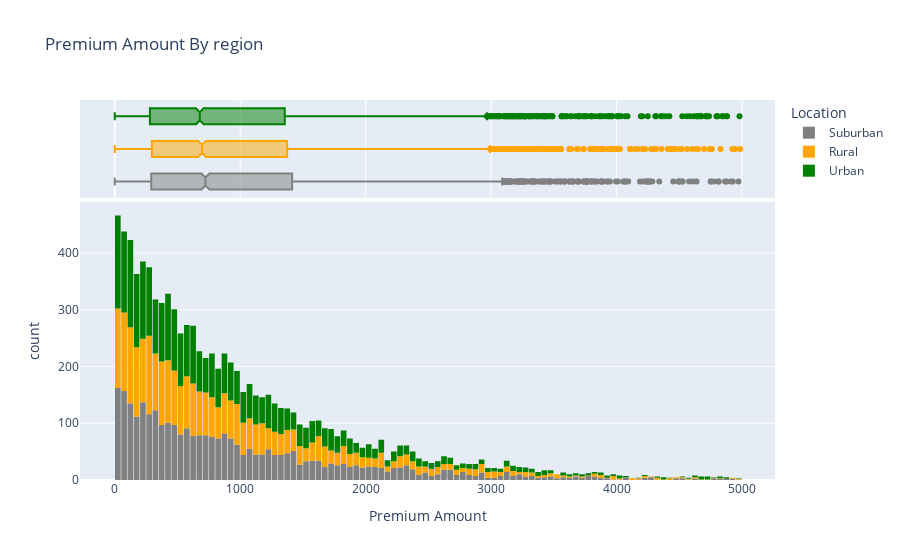

The cell this chart's notebook holds for it:
### Markdown cell above
### Distribution of Premium Amount with Region

Let's visualize the distribution of "Premium Amount" with categorical column "Location" to distinguish Premium Amount acoorfing to region

### Code cell
fig = px.histogram(df,
                    x="Premium Amount",
                    marginal="box",
                    color="Location",
                    color_discrete_sequence=["grey", "orange", "green"],
                    title="Premium Amount By region")

fig.update_layout(bargap=0.1)
fig.show()

### Figure 1 — Plotly figure (JSON) as saved in the notebook; plotly's stock layout.template omitted (floating-point values rounded to 4 significant figures; data arrays with more than 128 entries replaced by an {"elided": "..."} marker saying what was removed)
{"data": [{"alignmentgroup": "True", "bingroup": "x", "hovertemplate": "Location=Suburban<br>Premium Amount=%{x}<br>count=%{y}<extra></extra>", "legendgroup": "Suburban", "marker": {"color": "grey", "pattern": {"shape": ""}}, "name": "Suburban", "offsetgroup": "Suburban", "orientation": "v", "showlegend": true, "type": "histogram", "x": {"elided": "3194 int values"}, "xaxis": "x", "yaxis": "y"}, {"alignmentgroup": "True", "hovertemplate": "Location=Suburban<br>Premium Amount=%{x}<extra></extra>", "legendgroup": "Suburban", "marker": {"color": "grey"}, "name": "Suburban", "notched": true, "offsetgroup": "Suburban", "showlegend": false, "type": "box", "x": {"elided": "3194 int values"}, "xaxis": "x2", "yaxis": "y2"}, {"alignmentgroup": "True", "bingroup": "x", "hovertemplate": "Location=Rural<br>Premium Amount=%{x}<br>count=%{y}<extra></extra>", "legendgroup": "Rural", "marker": {"color": "orange", "pattern": {"shape": ""}}, "name": "Rural", "offsetgroup": "Rural", "orientation": "v", "showlegend": true, "type": "histogram", "x": {"elided": "3081 int values"}, "xaxis": "x", "yaxis": "y"}, {"alignmentgroup": "True", "hovertemplate": "Location=Rural<br>Premium Amount=%{x}<extra></extra>", "legendgroup": "Rural", "marker": {"color": "orange"}, "name": "Rural", "notched": true, "offsetgroup": "Rural", "showlegend": false, "type": "box", "x": {"elided": "3081 int values"}, "xaxis": "x2", "yaxis": "y2"}, {"alignmentgroup": "True", "bingroup": "x", "hovertemplate": "Location=Urban<br>Premium Amount=%{x}<br>count=%{y}<extra></extra>", "legendgroup": "Urban", "marker": {"color": "green", "pattern": {"shape": ""}}, "name": "Urban", "offsetgroup": "Urban", "orientation": "v", "showlegend": true, "type": "histogram", "x": {"elided": "3199 int values"}, "xaxis": "x", "yaxis": "y"}, {"alignmentgroup": "True", "hovertemplate": "Location=Urban<br>Premium Amount=%{x}<extra></extra>", "legendgroup": "Urban", "marker": {"color": "green"}, "name": "Urban", "notched": true, "offsetgroup": "Urban", "showlegend": false, "type": "box", "x": {"elided": "3199 int values"}, "xaxis": "x2", "yaxis": "y2"}], "layout": {"bargap": 0.1, "barmode": "relative", "legend": {"title": {"text": "Location"}, "tracegroupgap": 0}, "title": {"text": "Premium Amount By region"}, "xaxis": {"anchor": "y", "domain": [0, 1], "title": {"text": "Premium Amount"}}, "xaxis2": {"anchor": "y2", "domain": [0, 1], "matches": "x", "showgrid": true, "showticklabels": false}, "yaxis": {"anchor": "x", "domain": [0, 0.7326], "title": {"text": "count"}}, "yaxis2": {"anchor": "x2", "domain": [0.7426, 1], "matches": "y2", "showgrid": false, "showline": false, "showticklabels": false, "ticks": ""}}}
